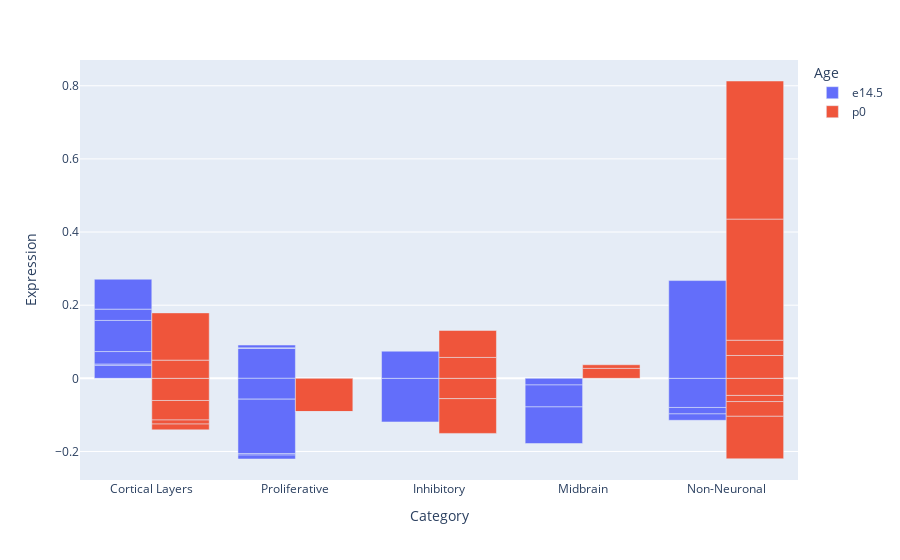
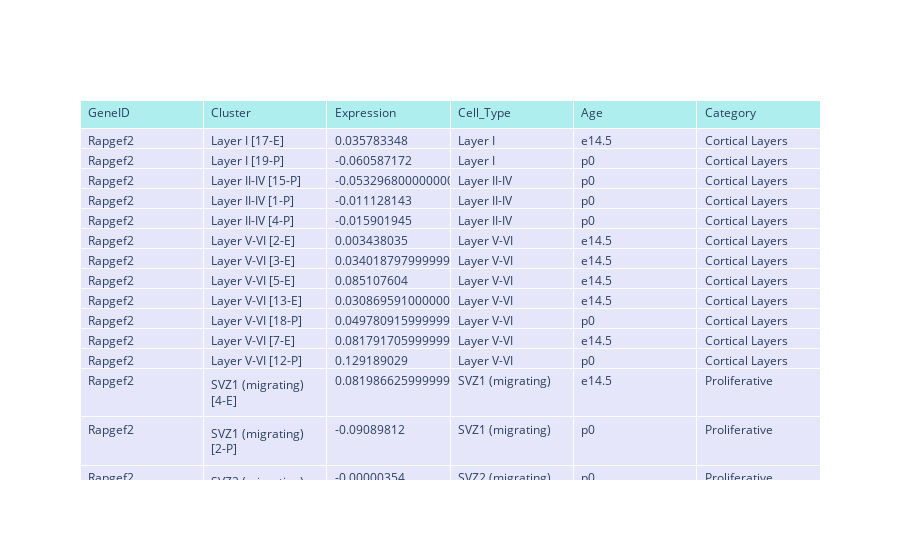

Here is the notebook cell these charts were saved with, in order:
### Markdown cell above
Cells are grouped into Cell Types (Inhibitory, Cortical Layers, Non-neuronal, Proliferative, Midbrain). They are further divided into Clusters (identified by Loo et al) and age of sample. Each 'block' on each bar is an individual cluster.

### Code cell
import matplotlib 
import ipywidgets as widgets
import pandas as pd
import io
import seaborn as sns
from IPython.display import display
from ipywidgets import interact_manual, interactive,GridspecLayout, AppLayout, Button, Layout, Widget
import plotly.express as px

data = pd.read_csv("LooSimon_MouseCortexDropSeq_E14P0_avgExpByCellType.csv")
# Get column names 
listOfColumnNames = list(data.columns.values[1:])
idx = list(data['GeneID'])



genes = ['Rapgef2']
cells = listOfColumnNames
data_gene_cell = data[cells]
data_gene_cell.index= data['GeneID']
data_gene_cell = data_gene_cell.loc[genes]
data_gene_cell = data_gene_cell.reset_index()

data_gene_cell2 = pd.melt(data_gene_cell, id_vars =['GeneID'],
                              var_name ='Cluster', value_name ='Expression')

ages = []
cell_type = []
supergroup = []
import re

for i in data_gene_cell2['Cluster']:    
    if '-P]' in i:
        ages.append('p0')
    if '-E]' in i:
        ages.append('e14.5')
    if 'Layer' in i:
        supergroup.append("Cortical Layers")
    if any(x in i for x in ['Endothelial','Choroid','Astrocyte','Oligo','Ganglionic','Micro']): 
        supergroup.append("Non-Neuronal")
    if any(x in i for x in ['SVZ','RG']): 
        supergroup.append("Proliferative")
    if "Int" in i:
        supergroup.append("Inhibitory")
    if any(x in i for x in ['Thalamic','Striatal']): 
        supergroup.append("Midbrain")
    j = re.sub("[\[].*?[\]]", "", i)
    cell_type.append(j)

data_gene_cell2['Cell_Type'] = cell_type
data_gene_cell2['Age'] = ages
data_gene_cell2['Category'] = supergroup


import plotly.graph_objects as go
fig = px.bar(data_gene_cell2, x="Category", y="Expression", color = "Age", 
             #facet_col = "Category",
             hover_name = "Cell_Type",
             hover_data = ["Age", "Cluster"]
            )
fig.update_layout(barmode='group')

fig.show()

fig2 = go.Figure(data=[go.Table(
        header=dict(values=list(data_gene_cell2.columns),
                fill_color='paleturquoise',
                align='left'),
        cells=dict(values=[data_gene_cell2.GeneID, data_gene_cell2.Cluster, data_gene_cell2.Expression,
                          data_gene_cell2.Cell_Type, data_gene_cell2.Age, data_gene_cell2.Category],
                fill_color='lavender',
                align='left'))
            ])

fig2.show()

### Figure 1 — Plotly figure (JSON) as saved in the notebook; plotly's stock layout.template omitted (floating-point values rounded to 4 significant figures)
{"data": [{"alignmentgroup": "True", "customdata": [["e14.5", "Layer I [17-E]"], ["e14.5", "Layer V-VI [2-E]"], ["e14.5", "Layer V-VI [3-E]"], ["e14.5", "Layer V-VI [5-E]"], ["e14.5", "Layer V-VI [13-E]"], ["e14.5", "Layer V-VI [7-E]"], ["e14.5", "SVZ1 (migrating) [4-E]"], ["e14.5", "Int1 [1-E]"], ["e14.5", "Int2 [12-E]"], ["e14.5", "Thalamic [19-E]"], ["e14.5", "Striatal inh1 [16-E]"], ["e14.5", "Striatal inh2 [9-E]"], ["e14.5", "Ganglionic eminences [6-E]"], ["e14.5", "SVZ3 (proliferating) [15-E]"], ["e14.5", "SVZ2 (VZ-SVZ) [11-E]"], ["e14.5", "RG2 [14-E]"], ["e14.5", "RG3 (cortical hem) [21-E]"], ["e14.5", "RG1 [8-E]"], ["e14.5", "RG4 [10-E]"], ["e14.5", "Choroid plexus [22-E]"], ["e14.5", "Microglia [20-E]"], ["e14.5", "Endothelial [18-E]"]], "hovertemplate": "<b>%{hovertext}</b><br><br>Age=%{customdata[0]}<br>Category=%{x}<br>Expression=%{y}<br>Cluster=%{customdata[1]}<extra></extra>", "hovertext": ["Layer I ", "Layer V-VI ", "Layer V-VI ", "Layer V-VI ", "Layer V-VI ", "Layer V-VI ", "SVZ1 (migrating) ", "Int1 ", "Int2 ", "Thalamic ", "Striatal inh1 ", "Striatal inh2 ", "Ganglionic eminences ", "SVZ3 (proliferating) ", "SVZ2 (VZ-SVZ) ", "RG2 ", "RG3 (cortical hem) ", "RG1 ", "RG4 ", "Choroid plexus ", "Microglia ", "Endothelial "], "legendgroup": "e14.5", "marker": {"color": "#636efa"}, "name": "e14.5", "offsetgroup": "e14.5", "orientation": "v", "showlegend": true, "textposition": "auto", "type": "bar", "x": ["Cortical Layers", "Cortical Layers", "Cortical Layers", "Cortical Layers", "Cortical Layers", "Cortical Layers", "Proliferative", "Inhibitory", "Inhibitory", "Midbrain", "Midbrain", "Midbrain", "Non-Neuronal", "Proliferative", "Proliferative", "Proliferative", "Proliferative", "Proliferative", "Proliferative", "Non-Neuronal", "Non-Neuronal", "Non-Neuronal"], "xaxis": "x", "y": [0.03578, 0.003438, 0.03402, 0.08511, 0.03087, 0.08179, 0.08199, -0.1193, 0.07423, -0.01817, -0.05997, -0.1001, -0.0797, 0.00132, -0.05692, 0.007653, -0.1488, -0.004143, -0.01073, -0.01754, -0.01747, 0.2673], "yaxis": "y"}, {"alignmentgroup": "True", "customdata": [["p0", "Layer I [19-P]"], ["p0", "Layer II-IV [15-P]"], ["p0", "Layer II-IV [1-P]"], ["p0", "Layer II-IV [4-P]"], ["p0", "Layer V-VI [18-P]"], ["p0", "Layer V-VI [12-P]"], ["p0", "SVZ1 (migrating) [2-P]"], ["p0", "SVZ2 (migrating) [8-P]"], ["p0", "Int1 [5-P]"], ["p0", "Int3 [11-P]"], ["p0", "Int4 [6-P]"], ["p0", "Int2 [14-P]"], ["p0", "Striatal inh1 [3-P]"], ["p0", "Striatal inh2 [7-P]"], ["p0", "Ganglionic eminences [9-P]"], ["p0", "Astrocytes (immature) 1 [10-P]"], ["p0", "Astrocytes (immature) 2 [13-P]"], ["p0", "Oligodendrocytes [16-P]"], ["p0", "Choroid plexus [20-P]"], ["p0", "Microglia [22-P]"], ["p0", "Endothelial2 [21-P]"], ["p0", "Endothelial1 [17-P]"]], "hovertemplate": "<b>%{hovertext}</b><br><br>Age=%{customdata[0]}<br>Category=%{x}<br>Expression=%{y}<br>Cluster=%{customdata[1]}<extra></extra>", "hovertext": ["Layer I ", "Layer II-IV ", "Layer II-IV ", "Layer II-IV ", "Layer V-VI ", "Layer V-VI ", "SVZ1 (migrating) ", "SVZ2 (migrating) ", "Int1 ", "Int3 ", "Int4 ", "Int2 ", "Striatal inh1 ", "Striatal inh2 ", "Ganglionic eminences ", "Astrocytes (immature) 1 ", "Astrocytes (immature) 2 ", "Oligodendrocytes ", "Choroid plexus ", "Microglia ", "Endothelial2 ", "Endothelial1 "], "legendgroup": "p0", "marker": {"color": "#EF553B"}, "name": "p0", "offsetgroup": "p0", "orientation": "v", "showlegend": true, "textposition": "auto", "type": "bar", "x": ["Cortical Layers", "Cortical Layers", "Cortical Layers", "Cortical Layers", "Cortical Layers", "Cortical Layers", "Proliferative", "Proliferative", "Inhibitory", "Inhibitory", "Inhibitory", "Inhibitory", "Midbrain", "Midbrain", "Non-Neuronal", "Non-Neuronal", "Non-Neuronal", "Non-Neuronal", "Non-Neuronal", "Non-Neuronal", "Non-Neuronal", "Non-Neuronal"], "xaxis": "x", "y": [-0.06059, -0.0533, -0.01113, -0.0159, 0.04978, 0.1292, -0.0909, -3.54e-06, -0.05549, 0.05716, -0.09515, 0.07377, 0.0272, 0.009913, -0.04677, -0.01675, 0.06249, 0.04179, -0.04031, -0.1161, 0.3311, 0.3776], "yaxis": "y"}], "layout": {"barmode": "group", "legend": {"title": {"text": "Age"}, "tracegroupgap": 0}, "margin": {"t": 60}, "xaxis": {"anchor": "y", "domain": [0, 1], "title": {"text": "Category"}}, "yaxis": {"anchor": "x", "domain": [0, 1], "title": {"text": "Expression"}}}}

### Figure 2 — Plotly figure (JSON) as saved in the notebook; plotly's stock layout.template omitted (floating-point values rounded to 4 significant figures; data arrays with more than 128 entries replaced by an {"elided": "..."} marker saying what was removed)
{"data": [{"cells": {"align": "left", "fill": {"color": "lavender"}, "values": {"elided": "6x44 mixed values"}}, "header": {"align": "left", "fill": {"color": "paleturquoise"}, "values": ["GeneID", "Cluster", "Expression", "Cell_Type", "Age", "Category"]}, "type": "table"}], "layout": {}}
